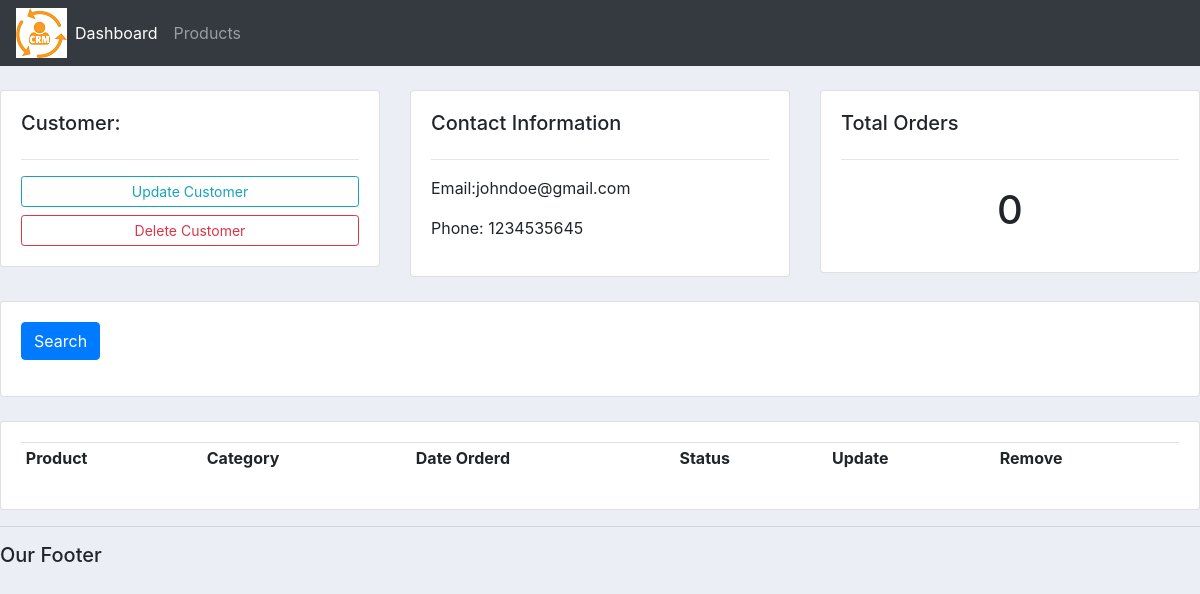
The app's page /customer/1, older data.
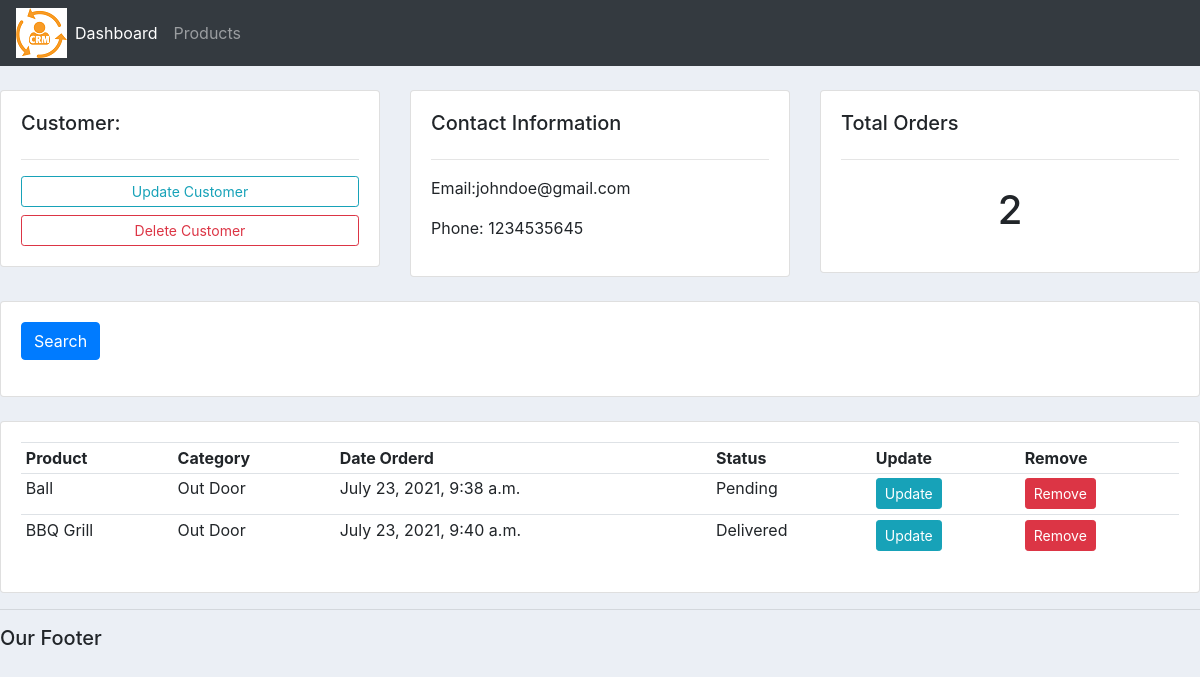
The same page, newer data.
### Account/models.py (models this page shows, shortened)
class Order(models.Model):
    STATUS=(('Pending','Pending'),('Out for Delivery','Out for Delivery'),('Delivered','Delivered'))
    customer=models.ForeignKey(Customer,null=True,on_delete=models.SET_NULL)
    product=models.ForeignKey(Product,null=True,on_delete=models.SET_NULL)
    date_created = models.DateTimeField(auto_now_add=True,null=True)
    status=models.CharField(max_length=200,null=True,choices=STATUS)

class Product(models.Model):
    CATEGORY=(('Indoor','Indoor'),('Out Door','Out Door'))
    name = models.CharField(max_length=200,null=True)
    price = models.FloatField(null=True)
    category = models.CharField(max_length=200,null=True,choices=CATEGORY)
    description = models.CharField(max_length=200,null=True)
    date_created = models.DateTimeField(auto_now_add=True,null=True)
    tag=models.ManyToManyField(Tag)
    def __str__(self):
        return self.name

### Account/views.py (the view)
# urls.py: path('customer/<str:pk_test>',views.customer,name="customer"),
def customer(request,pk_test):
    customer=Customer.objects.get(id=pk_test)
    orders=customer.order_set.all()
    total_order=orders.count()
    context={'customer':customer,'orders':orders,'total_order':total_order}
    return render(request,'Account/customer.html',context)

### Account/templates/Account/customer.html
{% extends 'Account/Main.html' %}
{% block content%}
<br>
<div class="row">
	<div class="col-md">
		<div class="card card-body">
			<h5>Customer:</h5>
			<hr>
			<a class="btn btn-outline-info  btn-sm btn-block" href="">Update Customer</a>
			<a class="btn btn-outline-danger  btn-sm btn-block" href="">Delete Customer</a>
		</div>
	</div>
	<div class="col-md">
		<div class="card card-body">
			<h5>Contact Information</h5>
			<hr>
			<p>Email:{{customer.email}}</p>
			<p>Phone: {{customer.phone}}</p>
		</div>
	</div>
	<div class="col-md">
		<div class="card card-body">
			<h5>Total Orders</h5>
			<hr>
			<h1 style="text-align: center;padding: 10px">{{total_order}}</h1>
		</div>
	</div>
</div>
<br>
<div class="row">
	<div class="col">
		<div class="card card-body">
			<form method="get">
		    <button class="btn btn-primary" type="submit">Search</button>
		  </form>
		</div>
	</div>
</div>
<br>
<div class="row">
	<div class="col-md">
		<div class="card card-body">
			<table class="table table-sm">
				<tr>
					<th>Product</th>
					<th>Category</th>
					<th>Date Orderd</th>
					<th>Status</th>
					<th>Update</th>
					<th>Remove</th>
				</tr>
				{% for order in orders %}
				<tr>
						<td>{{order.product}}</td>
						<td>{{order.product.category}}</td>
						<td>{{order.date_created}}</td>
						<td>{{order.status}}</td>
						<td><a class="btn btn-sm btn-info" href="{% url 'update_order' order.id%}">Update</a></td>
						<td><a class="btn btn-sm btn-danger"href=" {% url 'delete_order' order.id%}">Remove</a></td>
				</tr>
				{% endfor %}
			</table>
		</div>
	</div>
</div>
{% endblock %}

Row changes from the older to the newer data that the page shows:
added Order: product "Ball", product.category "Out Door", date_created "July 23, 2021, 9:38 a.m.", status "Pending"
added Order: product "BBQ Grill", product.category "Out Door", date_created "July 23, 2021, 9:40 a.m.", status "Delivered"
Text that changed along with them:
{{ total_order }}: "0" → "2"
